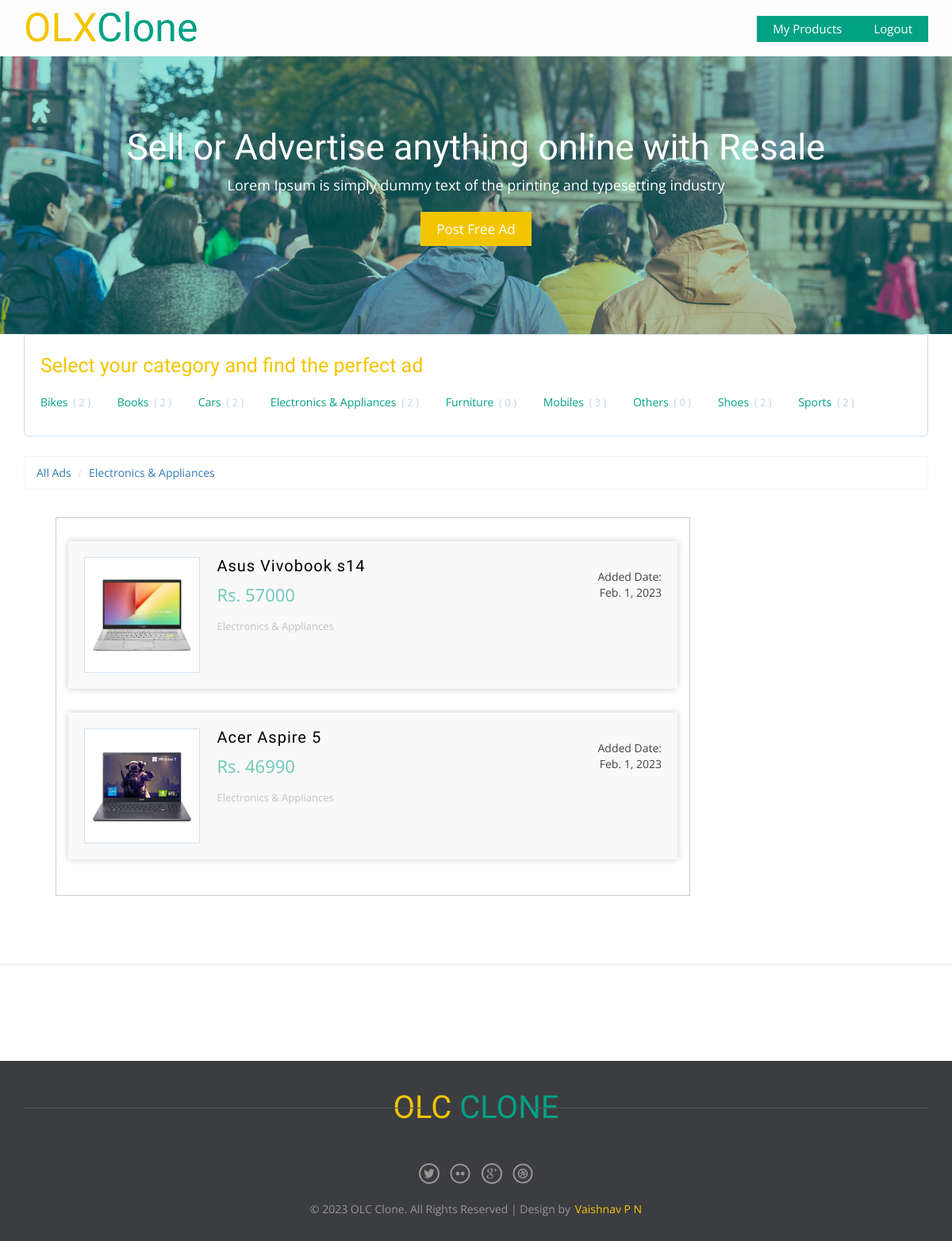
Screenshot of /list/electronics-appliances (signed in) with the database file from the repository.
### products/models.py (models this page shows, shortened)
class Category(models.Model):
    category_name = models.CharField(max_length=50)
    slug = models.SlugField(blank=True, null=True)
    class Meta:
        verbose_name = 'category'
        verbose_name_plural = 'categories'
    def __str__(self):
        return self.category_name

class Products(models.Model):
    name = models.CharField(max_length=100)
    owner = models.ForeignKey(User, on_delete=models.CASCADE)
    description = models.CharField(max_length=300)
    price = models.PositiveIntegerField()
    created_date = models.DateField(auto_now_add=True)
    category = models.ForeignKey('Category', on_delete=models.SET_NULL, null=True)
    image = models.ImageField(upload_to='product_main_image', blank=True, null=True)
    slug = models.SlugField(blank=True, null=True)

### products/views.py (the view)
    def wrapper(request, *args, **kwargs):
        if not request.user.is_authenticated:
            messages.error(request, 'you must login')
            return redirect('signin')
        else:
            return fn(request, *args, **kwargs)

### products/views.py (called while the page is built)
def signin_requrird(fn):
    def wrapper(request, *args, **kwargs):
        if not request.user.is_authenticated:
            messages.error(request, 'you must login')
            return redirect('signin')
        else:
            return fn(request, *args, **kwargs)
    return wrapper

@signin_requrird
def productlist(request, category_slug=None):
    category = None
    productlist = Products.objects.all()
    catagorylist = Category.objects.annotate(total_products=Count('products'))
    if category_slug:
        category = Category.objects.get(slug=category_slug)
        productlist = Products.objects.filter(category=category)
    template = 'product_list.html'
    context = {'products': productlist, 'catagory_list': catagorylist, 'category': category}
    return render(request, template, context)

### products/templates/product_list.html (shortened to what this page needs)
{% extends 'base.html' %}
{% block body %}
	<div class="total-ads main-grid-border">
		<div class="container">
			<div class="all-categories">
				<h3> Select your category and find the perfect ad</h3>
				<ul class="all-cat-list">
                    {% for catagory in catagory_list %}
                        <li><a href="{% url 'list_category' catagory.slug %}">{{ catagory }} <span class="num-of-ads">( {{ catagory.total_products}} )</span></a></li>
                    {% endfor %}
				</ul>
			</div>
			<ol class="breadcrumb" style="margin-bottom: 5px;">
                <li class="active"><a href="{% url 'list' %}">All Ads</a></li>
                {% if category %}
                    <li class="active"><a href="{% url 'list' %}">{{ category}}</a></li>
                {% endif %}
			</ol>
			<div class="ads-grid">
				<div class="ads-display col-md-9">
					<div class="wrapper">
					<div class="bs-example bs-example-tabs" role="tabpanel" data-example-id="togglable-tabs">
					  <div id="myTabContent" class="tab-content">
						<div role="tabpanel" class="tab-pane fade in active" id="home" aria-labelledby="home-tab">
						   <div>
												<div id="container">
							<ul class="list">
                                {% for product in products %}
								<a href="{% url 'detail' product.slug %}">
									<li>
                                        {% if product.image %}
                                            <img src="{{ product.image.url}}" title="" alt="" />
                                        {% else %}
                                            <img src="images/m1.jpg" title="" alt="" />
                                        {% endif %}
									<section class="list-left">
									<h5 class="title">{{ product.name }}</h5>
									<span class="adprice">Rs. {{ product.price }}</span>
									<p class="catpath">{{ product.category}}</p>
									</section>
									<section class="list-right">
									<span class="date">Added Date: {{ product.created_date}}</span>
									</section>
									<div class="clearfix"></div>
									</li>
								</a>
                                {% endfor %}
							</ul>
						</div>
							</div>
						</div>
					  </div>
					</div>
				</div>
				</div>
				<div class="clearfix"></div>
			</div>
		</div>
	</div>
{% endblock body %}

### rows the page displays
Category: category_name "Bikes", total_products "2"
Category: category_name "Books", total_products "2"
Category: category_name "Cars", total_products "2"
Category: category_name "Electronics & Appliances", total_products "2"
Category: category_name "Furniture", total_products "0"
Category: category_name "Mobiles", total_products "3"
Category: category_name "Others", total_products "0"
Category: category_name "Shoes", total_products "2"
Category: category_name "Sports", total_products "2"
Products: image (picture), name "Asus Vivobook s14", price "57000", category "Electronics & Appliances", created_date "Feb. 1, 2023"
Products: image (picture), name "Acer Aspire 5", price "46990", category "Electronics & Appliances", created_date "Feb. 1, 2023"
